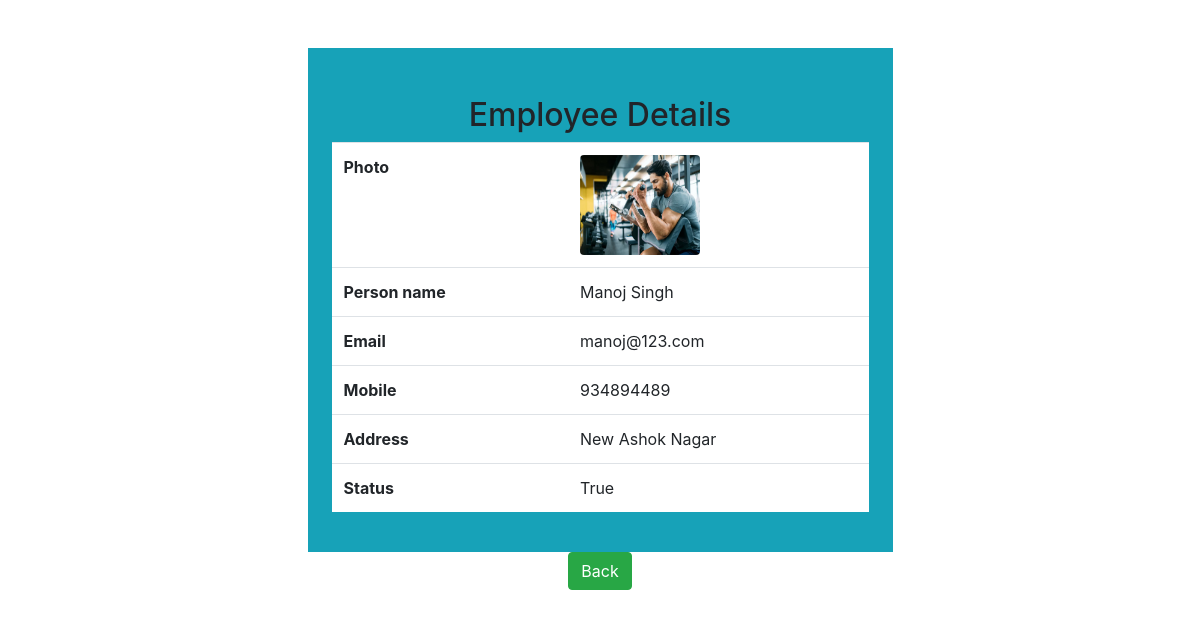
/View/2, run on an earlier commit of the app's database.
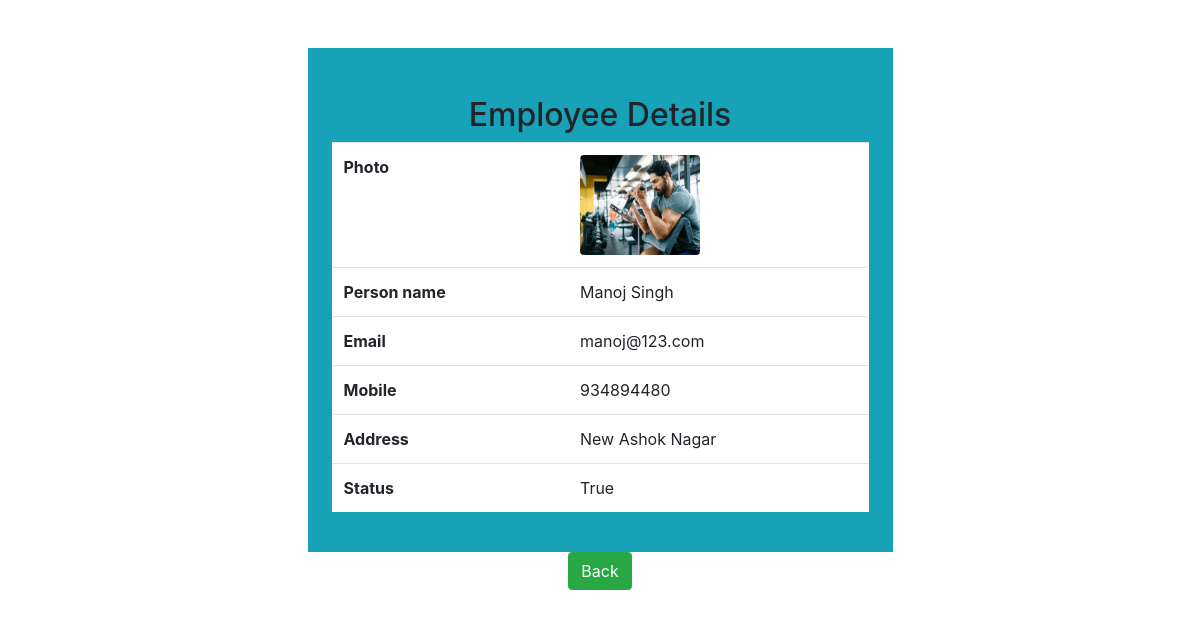
And on a later commit of the database.
### personapp/models.py (models this page shows, shortened)
class Person(models.Model):
    image=models.ImageField(upload_to="uploads",default="a.png")
    name=models.CharField(max_length=30)
    email=models.EmailField(unique=True)
    mobile=models.CharField(max_length=12)
    address=models.TextField()
    joining_date=models.DateTimeField(auto_now=True)
    status=models.BooleanField(default=True)

### personapp/views.py (the view)
# urls.py: path('View/<eid>', views.ViewPerson),
def ViewPerson(request,eid=None):
    mydict={}
    one_rec = Person.objects.get(pk=eid)
    mydict['person']=one_rec
    return render(request,'''View.html''',mydict)

### personapp/templates/View.html (shortened to what this page needs)
<!DOCTYPE html>
<html lang="en">
<head>
    <link rel="stylesheet" href="https://cdn.jsdelivr.net/npm/bootstrap@4.6.1/dist/css/bootstrap.min.css">
</head>
<body>
<div class="container-fluid my-5">
    <div class="w-50 m-auto p-4 bg-info ">
        <h2 class="text-center mt-4"> Employee Details</h2>
        <table class="table bg-white">
            <tr>
                <th>Photo</th>
                <td><img src="/media/{{person.image}} " class="rounded  d-block" height="100px" width="120px"></td>
            </tr>
            <tr>
                <th>Person name</th>
                <td>{{person.name}}</td>
            </tr>
            <tr>
                <th> Email</th>
                <td>{{person.email}}</td>
            </tr>
            <tr>
                <th> Mobile</th>
                <td>{{person.mobile}}</td>
            </tr>
            <tr>
                <th>Address</th>
                <td>{{person.address}}</td>
            </tr>
            <tr>
                <th>Status</th>
                <td>{{person.status}}</td>
            </tr>
        </table>
    </div>
    <div class="text-center">
        </button><a href="/" class="btn btn-success"> Back </button></a>
    </div>
</div>
</body>
</html>

What changed in the data, as far as the page shows it:
changed Person "Manoj Singh": mobile "934894489" → "934894480"
